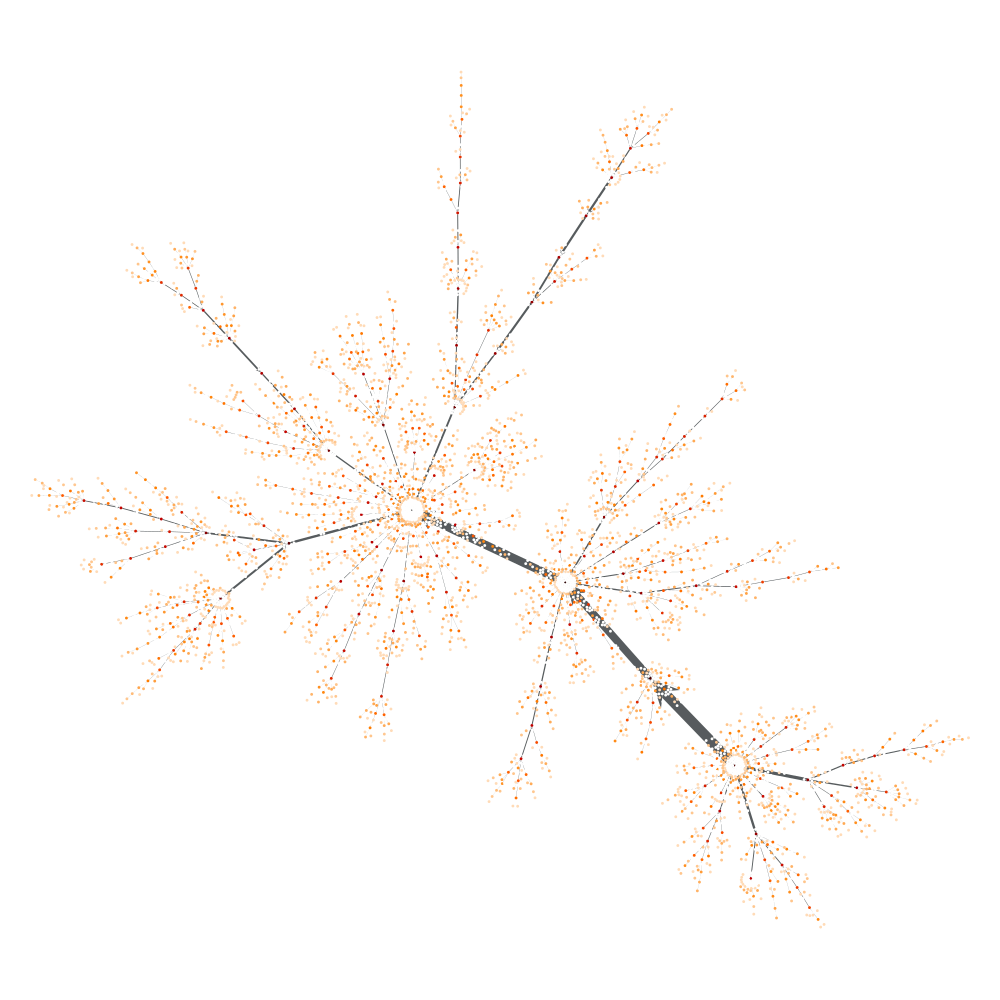

The script that saved this image:
#! /usr/bin/env python

from __future__ import division, absolute_import
import sys
range = xrange					# para tener una funcion range adecuada
import os
from pylab import *				# para graficar
from numpy.random import *		# para generar muestreos aleatorios
seed(42)
import time
# graph_tool
from graph_tool.all import *



# Graph class
class PageRank:
    def __init__(self, num_nodes=10000, damping_factor=0.85):
        # Empezamos con una grafica vacia
        self.load_graph()
        if not self.g:
            self.g = Graph()
            self.g.set_directed(True)
            # Creamos "property maps" para los vertices y las aristas
            self.v_age = self.g.new_vertex_property("int")
            self.page_rank = None
            self.custom_page_rank = self.g.new_vertex_property("float")

        # La cantidad de nodos de la red
        self.num_nodes = num_nodes

        # dumping factor
        self.damping_factor = damping_factor

        # lista de nodos
        self.vlist = None

    def create_graph(self):
        print "Armando grafo"
        stime = time.time()

        # Generamos un vertice
        v = self.g.add_vertex()
        self.v_age[v] = 0

        # Creamos una lista con los vertices que nos diga la cantidad de veces
        # que ha aparecido el vertice en una adicion, lo que se traduce en la
        # probabilidad que sea elegido para conectarse
        self.vlist = [v]

        for i in range(1, self.num_nodes):
            # creando los vertices
            v = self.g.add_vertex()
            self.v_age[v] = i

            # generamos una arista basandonos en una eleccion aleatoria de
            # un elemento en vlist
            i = randint(0, len(self.vlist))
            target = self.vlist[i]

            # agregamos la arista
            e = self.g.add_edge(v, target)

            # ponemos target y v en la lista. Asi la frecuencia de target
            # aumenta por haber sido elegido
            self.vlist.append(target)
            self.vlist.append(v)

        print "Grafo completo, tardamos", time.time()-stime

    def calculate_page_rank(self):
        self.page_rank = pagerank(self.g) ## Tenemos page rank!!!

        t = 60
        for vertex in self.g.vertices():
            self.custom_page_rank[vertex]=1/self.num_nodes

        for i in xrange(t):
            for v in self.g.vertices():
                temp_factor = 0.0
                for n in v.in_neighbours():
                    temp_factor += (self.custom_page_rank[n]/n.out_degree())
                self.custom_page_rank[v] = ((1-self.damping_factor)/self.num_nodes)+\
                    self.damping_factor*(temp_factor)

        for v in self.g.vertices():
            print "PageRanks: ",
            print "Graph-Tool Rank: ", self.page_rank[v],
            print "Custom Rank: ", self.custom_page_rank[v]

    def save_graph(self):
        # guardamos la grafica para escribir a un archivo
        g.vertex_properties["age"] = self.v_age		# hay que almacenar las propiedes en la grafica,
        g.vertex_properties["page_rank"] = self.custom_page_rank		# nuestro page rank
        g.save("price.xml.gz")					# escribiendo..

    def load_graph(self):
        try:
            self.g = load_graph("price.xml.gz")
            self.v_age = self.g.vertex_properties["age"]
        except:
            self.g = None
            pass

    def draw_graph(self):
        import numpy as np
        pos = sfdp_layout(self.g)
        ebet = betweenness(self.g)[1]
        ebet.a /= ebet.a.max() / 10.
        self.custom_page_rank.a = np.log(self.custom_page_rank.a * 10000)
        graph_draw(self.g, pos, output_size=(1000, 1000), vertex_color=[1,1,1,0],
               vertex_fill_color=self.custom_page_rank, edge_pen_width=ebet,
               vcmap=matplotlib.cm.gist_heat_r, output="page_rank.png")


if __name__=="__main__":
    pr = PageRank()
    pr.create_graph()
    pr.calculate_page_rank()
    pr.draw_graph()
